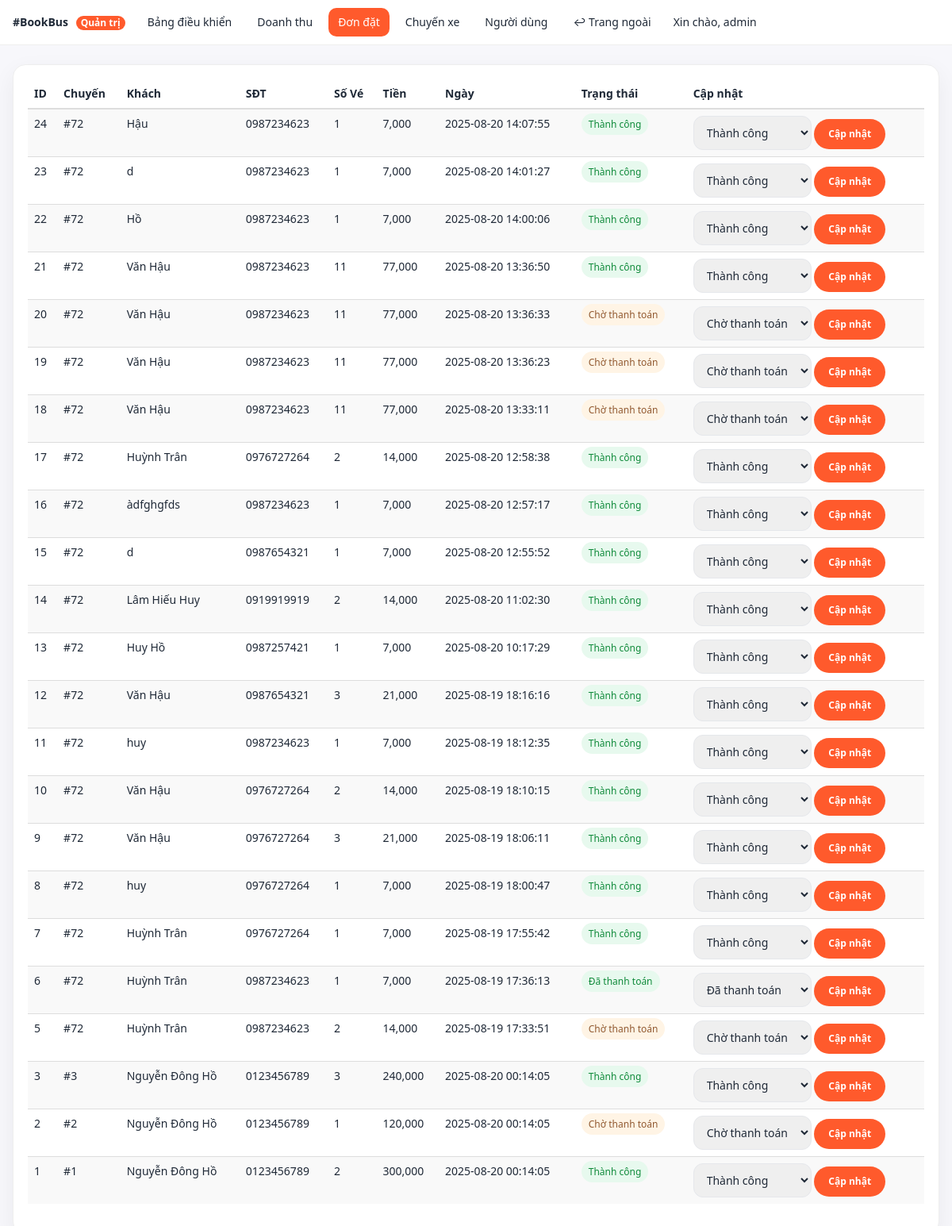
Page /admin/orders.php (signed in) on the earlier database version.
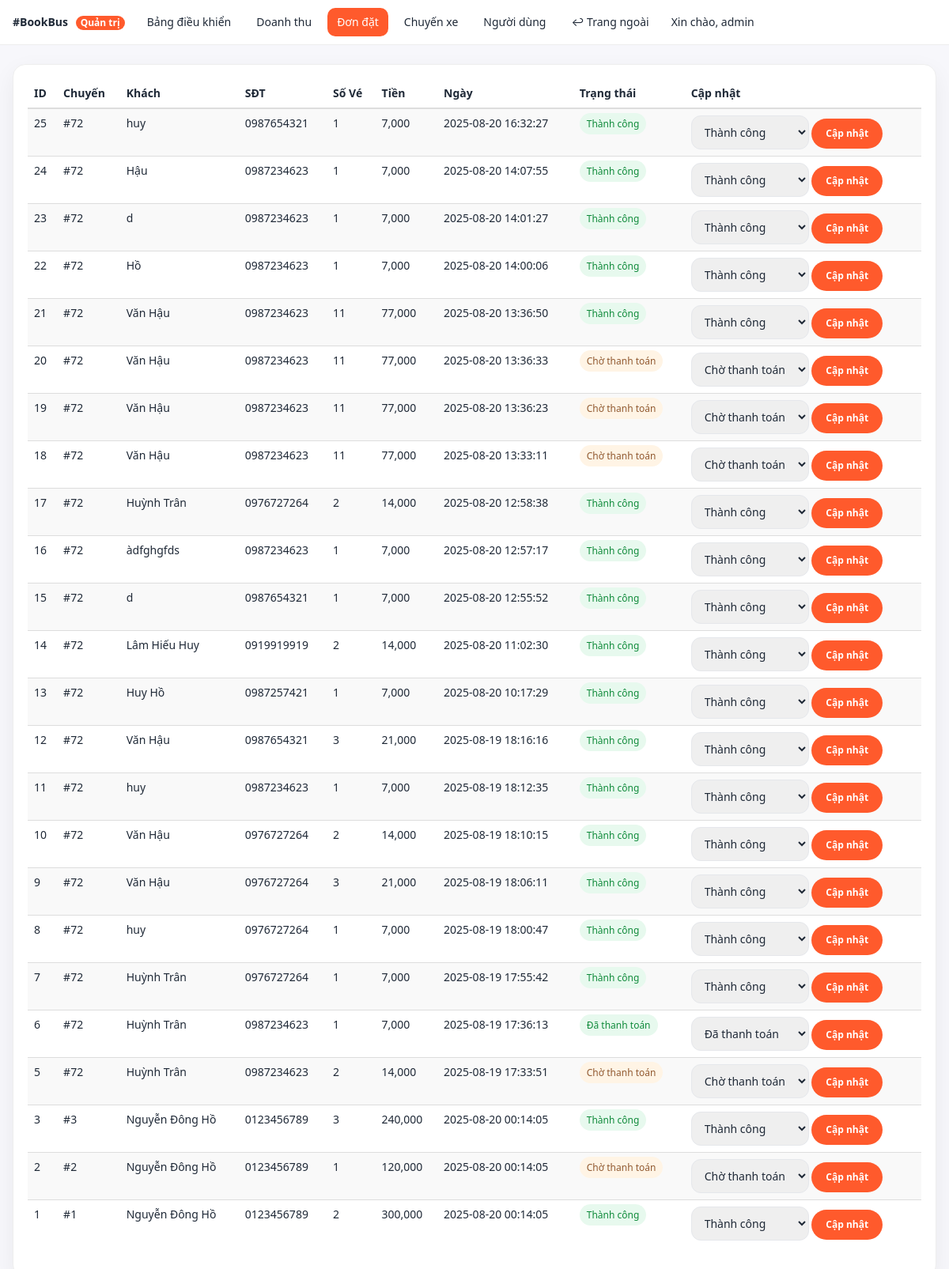
Same page on the later database version.
### tables this page shows
CREATE TABLE "dat_ve" (
        id INTEGER PRIMARY KEY AUTOINCREMENT,
        user_id INTEGER,
        id_chuyen INTEGER,
        ho_ten TEXT,
        email TEXT,
        sdt TEXT,
        so_luong INTEGER DEFAULT 1,
        amount REAL DEFAULT 0,
        gia_ve REAL DEFAULT 0,
        payment_status TEXT DEFAULT 'pending',
        order_id TEXT,
        ngay_dat TEXT DEFAULT (datetime('now', 'localtime')),
        created_at TEXT DEFAULT (datetime('now', 'localtime'))
    , payment_provider TEXT DEFAULT 'mock', txn_id TEXT, ipn_payload TEXT, updated_at TEXT);

### admin/orders.php (the view, shortened to what this page needs)
<?php
require_once __DIR__ . "/_layout_top.php";
require_once __DIR__ . "/../libs/db_chuyenxe.php";
$rows = $pdo->query("SELECT id,id_chuyen,ho_ten,sdt,so_luong,amount,ngay_dat,payment_status FROM dat_ve ORDER BY id DESC")->fetchAll(PDO::FETCH_ASSOC);
function vn_status($s){
  $map = [
    'pending'  => 'Chờ thanh toán',
    'paid'     => 'Đã thanh toán',
    'success'  => 'Thành công',
    'failed'   => 'Thất bại',
    'refunded' => 'Đã hoàn tiền',
  ];
  return $map[$s] ?? $s;
}
function badge_class($s){
  if ($s==='pending') return 'badge-status badge-pending';
  return 'badge-status badge-success';
}
$opts = ['pending','paid','success','failed','refunded'];
?>
<div class="cardx">
  <div class="table-responsive">
  <table class="table table-sm table-striped align-middle">
    <thead><tr>
      <th>ID</th><th>Chuyến</th><th>Khách</th><th>SĐT</th><th>Số Vé</th><th>Tiền</th><th>Ngày</th><th>Trạng thái</th><th>Cập nhật</th>
    </tr></thead>
    <tbody>
    <?php foreach($rows as $r): $st=$r['payment_status']; ?>
    <tr>
      <td><?=$r['id']?></td>
      <td>#<?=$r['id_chuyen']?></td>
      <td><?=htmlspecialchars($r['ho_ten'])?></td>
      <td><?=htmlspecialchars($r['sdt'])?></td>
      <td><?=$r['so_luong']?></td>
      <td><?=number_format((int)$r['amount'])?></td>
      <td><?=htmlspecialchars($r['ngay_dat'])?></td>
      <td><span class="<?=badge_class($st)?>"><?=vn_status($st)?></span></td>
      <td>
        <form method="post" action="orders_action.php" class="d-flex gap-2 align-items-center">
          <select name="status" class="form-select form-select-sm" style="width:auto;">
            <?php foreach($opts as $o): ?>
              <option value="<?=$o?>" <?=$st===$o?'selected':''?>><?=vn_status($o)?></option>
            <?php endforeach; ?>
          </select>
          <button class="btn btn-sm btn-brand">Cập nhật</button>
        </form>
      </td>
    </tr>
    <?php endforeach; ?>
    </tbody>
  </table>
  </div>
</div>
<?php require_once __DIR__ . "/_layout_bottom.php"; ?>

Differences in the rows shown:
added dat_ve: id "25", id_chuyen "72", ho_ten "huy", sdt "0987654321", so_luong "1", amount "7,000", ngay_dat "2025-08-20 16:32:27", payment_status "Thành công", status "Thành công"
